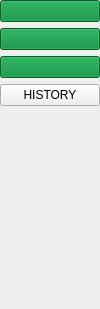
<?xml version="1.0" encoding="UTF-8"?>
<ui version="4.0">
 <class>Form</class>
 <widget class="QWidget" name="Form">
  <property name="geometry">
   <rect>
    <x>0</x>
    <y>0</y>
    <width>100</width>
    <height>309</height>
   </rect>
  </property>
  <property name="windowTitle">
   <string>Form</string>
  </property>
  <layout class="QVBoxLayout" name="verticalLayout">
   <property name="leftMargin">
    <number>0</number>
   </property>
   <property name="topMargin">
    <number>0</number>
   </property>
   <property name="rightMargin">
    <number>0</number>
   </property>
   <property name="bottomMargin">
    <number>0</number>
   </property>
   <item>
    <widget class="QPushButton" name="btn_mylist">
     <property name="styleSheet">
      <string notr="true">background-color: rgb(0, 133, 52);
color: rgb(255, 255, 255);</string>
     </property>
     <property name="text">
      <string/>
     </property>
     <property name="icon">
      <iconset>
       <normalon>../images/library.png</normalon>
      </iconset>
     </property>
    </widget>
   </item>
   <item>
    <widget class="QPushButton" name="btn_main">
     <property name="styleSheet">
      <string notr="true">background-color: rgb(0, 133, 52);
color: rgb(255, 255, 255);</string>
     </property>
     <property name="text">
      <string/>
     </property>
     <property name="icon">
      <iconset>
       <normalon>../images/main.png</normalon>
      </iconset>
     </property>
    </widget>
   </item>
   <item>
    <widget class="QPushButton" name="btn_shikimori">
     <property name="styleSheet">
      <string notr="true">background-color: rgb(0, 133, 52);
color: rgb(255, 255, 255);</string>
     </property>
     <property name="text">
      <string/>
     </property>
     <property name="icon">
      <iconset>
       <normalon>../images/shikimori.png</normalon>
      </iconset>
     </property>
    </widget>
   </item>
   <item>
    <widget class="QPushButton" name="btn_history">
     <property name="text">
      <string>HISTORY</string>
     </property>
    </widget>
   </item>
   <item>
    <spacer name="verticalSpacer_2">
     <property name="orientation">
      <enum>Qt::Vertical</enum>
     </property>
     <property name="sizeHint" stdset="0">
      <size>
       <width>20</width>
       <height>328</height>
      </size>
     </property>
    </spacer>
   </item>
  </layout>
 </widget>
 <resources/>
 <connections/>
</ui>
